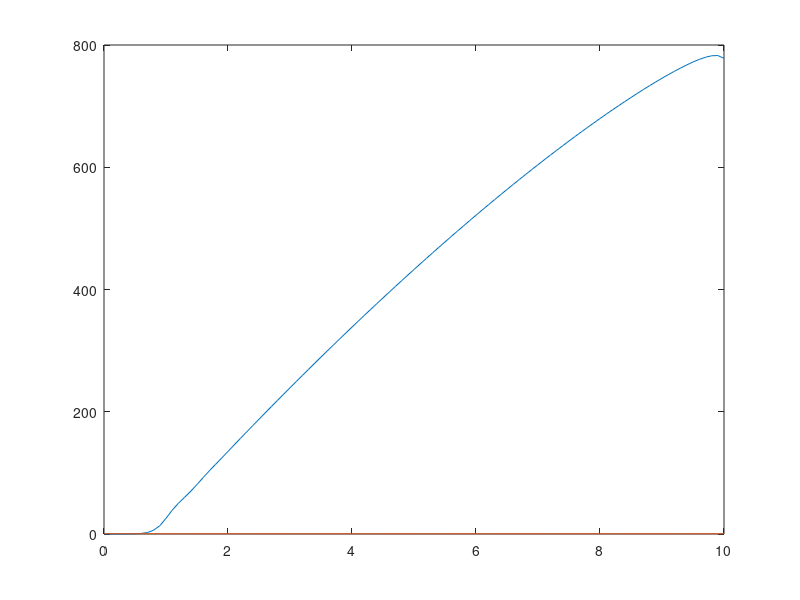

The MATLAB source for this figure:
function simulator7
clc
clear

k = 500;  % spring coefficient
m_t = 50.0; % mass of thruster
m_p = 70.0;  % mass of pod
c = 2*sqrt(k/m_p);  % damping coefficient
r = .25;
I = m_p*((r)^2)/2;  % inertia of pod
% State [z1 z2 t z1d z2d td z3d]
A = [0              0              0            1              0              0           0;
     0              0              0            0              1              0           0;
     0              0              0            0              0              1           0;
    -(k/m_p+k/m_t) -k/m_p         -r*k/m_t     -(c/m_p+c/m_t) -c/m_p         -r*c/m_t     0;
    -k/m_p         -(k/m_p+k/m_t)  r*k/m_t     -c/m_p         -(c/m_t+c/m_p)  r*c/m_t     0;
    -k*r/I          k*r/I         -2*(r^2)*k/I -c*r/I          c*r/I         -2*(r^2)*c/I 0;
     k/m_p          k/m_p          0            c/m_p          c/m_p          0           0];
 
% BK =    [0         0         0         0         0         0         0;
%          0         0         0         0         0         0         0;
%          0         0         0         0         0         0         0;
%     2.5904  -15.9403    4.2207    9.5877   -3.8473    2.5553    0.4200;
%     6.6936  -20.0435    6.6923   -0.0000    5.7404   -1.3680    0.4200;
%          0         0         0         0         0         0         0;
%          0         0         0         0         0         0         0;];
     
BK =    [0         0         0         0         0         0         0;
         0         0         0         0         0         0         0;
         0         0         0         0         0         0         0;
   -8.7265   -4.6233   -1.2358    7.6640   -1.9236    1.9617    0.4200;
   -4.6233   -8.7265    1.2358   -1.9236    7.6640   -1.9617    0.4200;
         0         0         0         0         0         0         0;
         0         0         0         0         0         0         0;];


% t = [0.0:0.01:100];
t = [0.0:0.1:10];
theta = 0.5;
vel = 1.0;
x0 = [0.0; 0.0; 0.0; 0.0; 0.0; 0.0; 0.0];
% target = [-r*sin(theta);r*sin(theta);theta;0;0;0.0;vel];
% target = [0;0;theta;0;0;0.0;vel];

target = [-r*sin(theta);r*sin(theta);theta;0;0;0.0;vel];
x0 =     [-r*sin(theta);r*sin(theta);theta;0;0;0.0;0.0];

opts = odeset('RelTol',1e-2,'AbsTol',1e-4);
[t, y] = ode45(@(t,y) controller(t,y,target), t, x0, opts);
% plot(t, y(:,3),t,y(:,1),t,y(:,2),t, y(:,7))
%t, y(:,7), t, y(:,3), t, y(:,4), t, y(:,5)

plot(t, y(:,7),t, y(:,3))

function xdot = controller(t, x, target)
    xdot = [0;
            0;
            0;
            0;
            0;
            0;
            0];
    f = 0;
    [f1,f2] = F12(x, target);
    xdot(1) = x(4);
    xdot(2) = x(5);
    xdot(3) = x(6);
    xdot(4) = -(k/m_t)*(x(1) + r*sin(x(3)) -(k/m_p))*(x(1) + x(2)) -(c/m_t)*(x(4) + r*x(6)*cos(x(3))) -(c/m_p)*(x(4) + x(5)) + f1;
%     xdot(4) = -k*((1/m_t)+(1/m_p))*x(1) - (k/m_p)*x(2) - r*(k/m_t)*sin(x(3)) - c*(1/m_t+1/m_p)*x(4) - c/m_p*x(5) - r*c/m_t*x(6)*cos(x(3)); % + f1;
    xdot(5) = -(k/m_t)*(x(2) - r*sin(x(3)) -(k/m_p))*(x(1) + x(2)) -(c/m_t)*(x(5) - r*x(6)*cos(x(3))) -(c/m_p)*(x(4) + x(5)) + f2;
%     xdot(5) = -k/m_p*x(1) - k*(1/m_t+1/m_p)*x(2) + r*k/m_t*sin(x(3)) - c/m_p*x(4) - c*(1/m_t+1/m_p)*x(5) + r*c/m_t*x(6)*cos(x(3)); % + f2;
    xdot(6) = r*cos(x(3))/I*( k*(-x(1) + x(2) - 2*r*sin(x(3))) + c*(-x(4) + x(5) - 2*r*x(6)*cos(x(3))) );
    xdot(7) = k/m_p*(x(1) + x(2)) + c/m_p*(x(4) + x(5));
%     xdot(4) = -k*(1/m_t+1/m_p)*x(1) - k/m_p*x(2) - r*k/m_t*x(3) - c*(1/m_t+1/m_p)*x(4) - c/m_p*x(5) - r*c/m_t*x(6) + f1;
%     xdot(5) = -k/m_p*x(1) - k*(1/m_t+1/m_p)*x(2) + r*k/m_t*x(3) - c/m_p*x(4) - c*(1/m_t+1/m_p)*x(5) + r*c/m_t*x(6) + f2;
%     xdot(6) = -k*r/I*x(1) + k*r/I*x(2) - 2*k*r*r/I*x(3) - c*r/I*x(4) + c*r/I*x(5) - 2*c*r*r/I*x(6);
%     xdot(7) = k/m_p*x(1) + k/m_p*x(2) + c/m_p*x(4) + c/m_p*x(5);
%     

    x;
    xdot;
    
    
    function Fd = F(t)
        if t > 10.2
            Fd = 0.0;
        elseif t >= 10.0
            Fd = 100.0;
        else
            Fd = 0.0;
        end
    end
    function [F_1,F_2] = F12(x,target)
        x_err = target - x;
%         x_err(1) = x_err(1) + r*sin(x(3));
%         x_err(2) = x_err(2) - r*sin(x(3));
%         x_err(4) = x_err(4) + r*x(6)*cos(x(3));
%         x_err(5) = x_err(5) - r*x(6)*cos(x(3));
        action = BK*x_err;
        F_1 = action(4);
        F_2 = action(5);
    end
end
end
